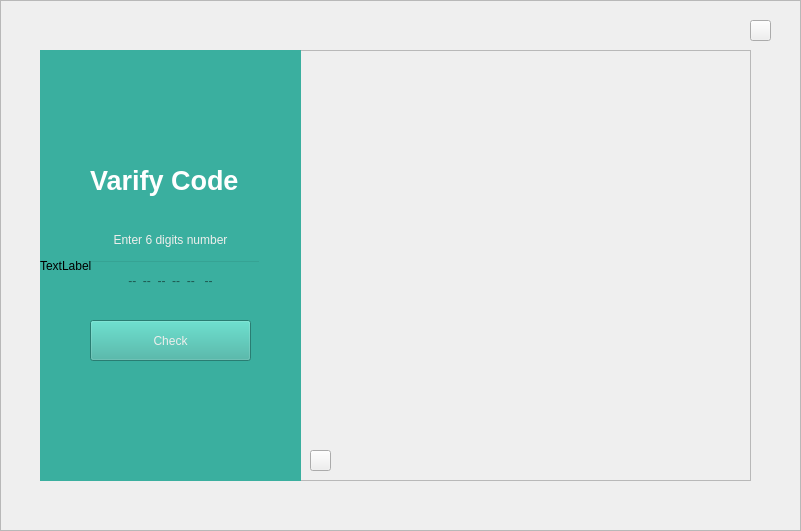
   <widget class="QFrame" name="Recover_FRM_4">
    <property name="geometry">
     <rect>
      <x>1850</x>
      <y>600</y>
      <width>801</width>
      <height>531</height>
     </rect>
    </property>
    <property name="frameShape">
     <enum>QFrame::StyledPanel</enum>
    </property>
    <property name="frameShadow">
     <enum>QFrame::Raised</enum>
    </property>
    <widget class="QLabel" name="label_36">
     <property name="geometry">
      <rect>
       <x>0</x>
       <y>0</y>
       <width>801</width>
       <height>541</height>
      </rect>
     </property>
     <property name="text">
      <string/>
     </property>
     <property name="pixmap">
      <pixmap>images/b-1.jpg</pixmap>
     </property>
    </widget>
    <widget class="QFrame" name="frame_19">
     <property name="geometry">
      <rect>
       <x>40</x>
       <y>50</y>
       <width>711</width>
       <height>431</height>
      </rect>
     </property>
     <property name="frameShape">
      <enum>QFrame::StyledPanel</enum>
     </property>
     <property name="frameShadow">
      <enum>QFrame::Raised</enum>
     </property>
     <widget class="QFrame" name="frame_20">
      <property name="geometry">
       <rect>
        <x>260</x>
        <y>0</y>
        <width>451</width>
        <height>431</height>
       </rect>
      </property>
      <property name="frameShape">
       <enum>QFrame::StyledPanel</enum>
      </property>
      <property name="frameShadow">
       <enum>QFrame::Raised</enum>
      </property>
      <widget class="QPushButton" name="pushButton_13">
       <property name="geometry">
        <rect>
         <x>10</x>
         <y>400</y>
         <width>21</width>
         <height>21</height>
        </rect>
       </property>
       <property name="cursor">
        <cursorShape>PointingHandCursor</cursorShape>
       </property>
       <property name="text">
        <string/>
       </property>
       <property name="icon">
        <iconset>
         <normaloff>images/back.png</normaloff>images/back.png</iconset>
       </property>
      </widget>
     </widget>
     <widget class="QFrame" name="Varify_FRM_7">
      <property name="geometry">
       <rect>
        <x>0</x>
        <y>0</y>
        <width>261</width>
        <height>431</height>
       </rect>
      </property>
      <property name="styleSheet">
       <string notr="true">background-color: rgb(58, 175, 159);</string>
      </property>
      <property name="frameShape">
       <enum>QFrame::StyledPanel</enum>
      </property>
      <property name="frameShadow">
       <enum>QFrame::Raised</enum>
      </property>
      <widget class="QLabel" name="label_38">
       <property name="geometry">
        <rect>
         <x>50</x>
         <y>110</y>
         <width>171</width>
         <height>41</height>
        </rect>
       </property>
       <property name="styleSheet">
        <string notr="true">background-color: transparent;</string>
       </property>
       <property name="text">
        <string>&lt;!DOCTYPE HTML PUBLIC &quot;-//W3C//DTD HTML 4.0//EN&quot; &quot;http://www.w3.org/TR/REC-html40/strict.dtd&quot;&gt;
&lt;html&gt;&lt;head&gt;&lt;meta name=&quot;qrichtext&quot; content=&quot;1&quot; /&gt;&lt;style type=&quot;text/css&quot;&gt;
p, li { white-space: pre-wrap; }
&lt;/style&gt;&lt;/head&gt;&lt;body style=&quot; font-family:'Umpush Light'; font-size:10pt; font-weight:400; font-style:normal;&quot;&gt;
&lt;p style=&quot; margin-top:12px; margin-bottom:12px; margin-left:0px; margin-right:0px; -qt-block-indent:0; text-indent:0px;&quot;&gt;&lt;span style=&quot; font-family:'Ubuntu'; font-size:20pt; font-weight:600; color:#ffffff;&quot;&gt;Varify Code&lt;/span&gt;&lt;/p&gt;&lt;/body&gt;&lt;/html&gt;</string>
       </property>
      </widget>
      <widget class="QLabel" name="label_39">
       <property name="geometry">
        <rect>
         <x>50</x>
         <y>180</y>
         <width>161</width>
         <height>21</height>
        </rect>
       </property>
       <property name="styleSheet">
        <string notr="true">background-color: transparent;</string>
       </property>
       <property name="text">
        <string>&lt;html&gt;&lt;head/&gt;&lt;body&gt;&lt;p align=&quot;center&quot;&gt;&lt;span style=&quot; color:#eeeeec;&quot;&gt;Enter 6 digits number&lt;/span&gt;&lt;/p&gt;&lt;/body&gt;&lt;/html&gt;</string>
       </property>
      </widget>
      <widget class="QPushButton" name="Signup1_BTN_7">
       <property name="geometry">
        <rect>
         <x>50</x>
         <y>270</y>
         <width>161</width>
         <height>41</height>
        </rect>
       </property>
       <property name="cursor">
        <cursorShape>PointingHandCursor</cursorShape>
       </property>
       <property name="styleSheet">
        <string notr="true">color: rgb(238, 238, 236);
background-color: rgb(57, 175, 159);
</string>
       </property>
       <property name="text">
        <string>Check</string>
       </property>
      </widget>
      <widget class="QLineEdit" name="Username_LE_16">
       <property name="geometry">
        <rect>
         <x>40</x>
         <y>210</y>
         <width>181</width>
         <height>41</height>
        </rect>
       </property>
       <property name="cursor">
        <cursorShape>IBeamCursor</cursorShape>
       </property>
       <property name="styleSheet">
        <string notr="true">background-color: transparent;</string>
       </property>
       <property name="cursorPosition">
        <number>0</number>
       </property>
       <property name="alignment">
        <set>Qt::AlignCenter</set>
       </property>
       <property name="placeholderText">
        <string>--  --  --  --  --   --</string>
       </property>
       <property name="clearButtonEnabled">
        <bool>true</bool>
       </property>
      </widget>
      <widget class="QLabel" name="label_26">
       <property name="geometry">
        <rect>
         <x>0</x>
         <y>0</y>
         <width>261</width>
         <height>431</height>
        </rect>
       </property>
       <property name="text">
        <string>TextLabel</string>
       </property>
       <property name="scaledContents">
        <bool>true</bool>
       </property>
      </widget>
      <zorder>label_26</zorder>
      <zorder>label_39</zorder>
      <zorder>Username_LE_16</zorder>
      <zorder>label_38</zorder>
      <zorder>Signup1_BTN_7</zorder>
     </widget>
    </widget>
    <widget class="QPushButton" name="pushButton_14">
     <property name="geometry">
      <rect>
       <x>750</x>
       <y>20</y>
       <width>21</width>
       <height>21</height>
      </rect>
     </property>
     <property name="cursor">
      <cursorShape>PointingHandCursor</cursorShape>
     </property>
     <property name="styleSheet">
      <string notr="true">background-color: rgba(transparent)</string>
     </property>
     <property name="text">
      <string/>
     </property>
     <property name="icon">
      <iconset>
       <normaloff>images/close2.png</normaloff>images/close2.png</iconset>
     </property>
    </widget>
   </widget>
